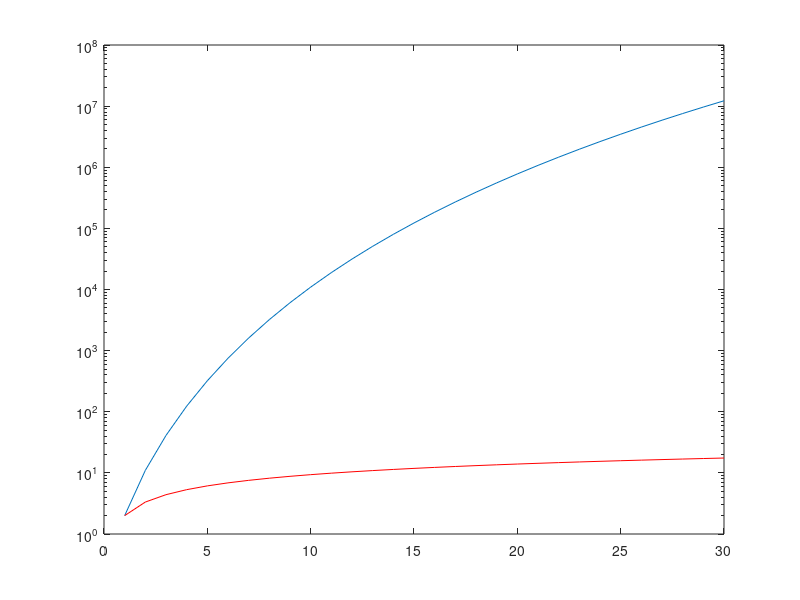
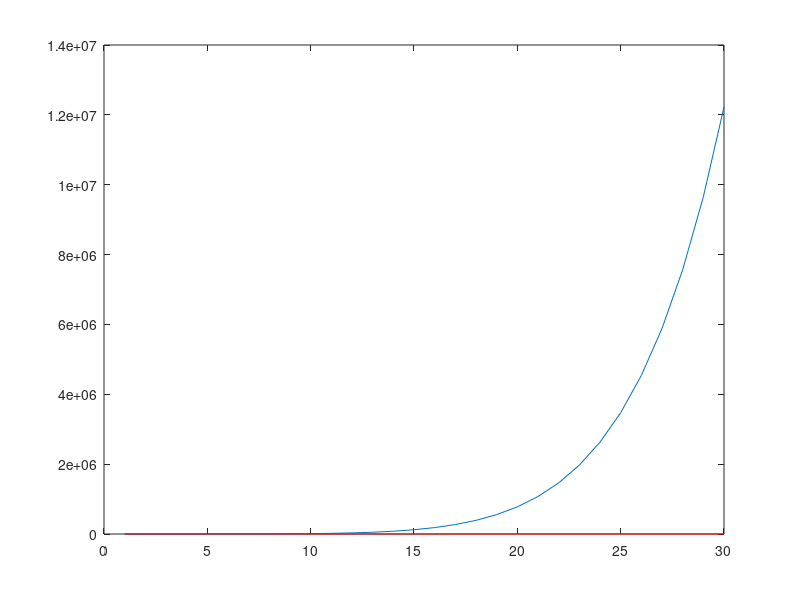

Here is the MATLAB script that generated these plots, in order:
close all
clear all

%The parameters of a pareto distribution
alpha = 3;
beta = 2;

%The departure rate of peers under steady state
theta = (alpha-2)/beta;
%theta = 0.03362

%Replication rate
mu = 4;
    
%Replication factor sweep
for r = 1:30
    %Calculate the determinant of A = I - Q
    deta = 1;

    for k = 1:r-1
        deta = deta*k*theta/(k*theta + mu);
    end

    lifetime_rep(r) = 1/deta*(1/r/theta + (1 - deta)/mu);
    
    lifetime_norep(r) = 0;
    for i = 1:r
        lifetime_norep(r) = lifetime_norep(r) + factorial(r)/(factorial(i)*factorial(r-i))*(-1)^i * (beta/(i * (1-alpha) + 1));
    end
end

semilogy(lifetime_rep);
hold on
semilogy(lifetime_norep, 'r');

figure
plot(lifetime_rep);
hold on
plot(lifetime_norep, 'r');